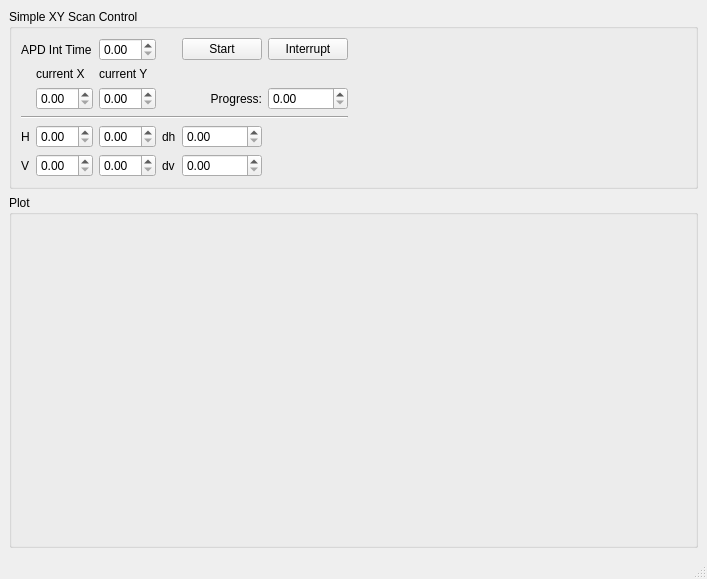
<?xml version="1.0" encoding="UTF-8"?>
<ui version="4.0">
 <class>SimpleXYScanWindow</class>
 <widget class="QMainWindow" name="SimpleXYScanWindow">
  <property name="geometry">
   <rect>
    <x>0</x>
    <y>0</y>
    <width>707</width>
    <height>579</height>
   </rect>
  </property>
  <property name="acceptDrops">
   <bool>false</bool>
  </property>
  <property name="windowTitle">
   <string>Simple XY Scan</string>
  </property>
  <widget class="QWidget" name="centralwidget">
   <layout class="QVBoxLayout" name="verticalLayout" stretch="0,1">
    <item>
     <widget class="QGroupBox" name="control_groupBox">
      <property name="title">
       <string>Simple XY Scan Control</string>
      </property>
      <layout class="QGridLayout" name="gridLayout" columnstretch="0,0,0,0,0,0,1">
       <item row="4" column="3">
        <widget class="QLabel" name="dv_label">
         <property name="text">
          <string>dh</string>
         </property>
        </widget>
       </item>
       <item row="4" column="2">
        <widget class="QDoubleSpinBox" name="h1_doubleSpinBox"/>
       </item>
       <item row="0" column="2">
        <widget class="QDoubleSpinBox" name="int_time_doubleSpinBox"/>
       </item>
       <item row="2" column="2">
        <widget class="QDoubleSpinBox" name="y_doubleSpinBox"/>
       </item>
       <item row="0" column="5">
        <widget class="QPushButton" name="interrupt_pushButton">
         <property name="text">
          <string>Interrupt</string>
         </property>
        </widget>
       </item>
       <item row="1" column="2">
        <widget class="QLabel" name="y_label">
         <property name="text">
          <string>current Y</string>
         </property>
        </widget>
       </item>
       <item row="5" column="2">
        <widget class="QDoubleSpinBox" name="v1_doubleSpinBox"/>
       </item>
       <item row="5" column="1">
        <widget class="QDoubleSpinBox" name="v0_doubleSpinBox"/>
       </item>
       <item row="4" column="1">
        <widget class="QDoubleSpinBox" name="h0_doubleSpinBox"/>
       </item>
       <item row="0" column="4">
        <widget class="QPushButton" name="start_pushButton">
         <property name="text">
          <string>Start</string>
         </property>
        </widget>
       </item>
       <item row="3" column="0" colspan="6">
        <widget class="Line" name="line">
         <property name="orientation">
          <enum>Qt::Horizontal</enum>
         </property>
        </widget>
       </item>
       <item row="2" column="1">
        <widget class="QDoubleSpinBox" name="x_doubleSpinBox"/>
       </item>
       <item row="2" column="5">
        <widget class="QDoubleSpinBox" name="progress_doubleSpinBox"/>
       </item>
       <item row="4" column="0">
        <widget class="QLabel" name="h_label">
         <property name="text">
          <string>H</string>
         </property>
        </widget>
       </item>
       <item row="5" column="0">
        <widget class="QLabel" name="v_label_2">
         <property name="text">
          <string>V</string>
         </property>
        </widget>
       </item>
       <item row="4" column="4">
        <widget class="QDoubleSpinBox" name="dh_doubleSpinBox"/>
       </item>
       <item row="1" column="1">
        <widget class="QLabel" name="x_label">
         <property name="text">
          <string>current X</string>
         </property>
        </widget>
       </item>
       <item row="5" column="4">
        <widget class="QDoubleSpinBox" name="dv_doubleSpinBox"/>
       </item>
       <item row="0" column="0" colspan="2">
        <widget class="QLabel" name="int_time_label">
         <property name="text">
          <string>APD Int Time</string>
         </property>
        </widget>
       </item>
       <item row="5" column="3">
        <widget class="QLabel" name="dv_label_2">
         <property name="text">
          <string>dv</string>
         </property>
        </widget>
       </item>
       <item row="2" column="4">
        <widget class="QLabel" name="progres_label">
         <property name="text">
          <string>Progress:</string>
         </property>
         <property name="alignment">
          <set>Qt::AlignRight|Qt::AlignTrailing|Qt::AlignVCenter</set>
         </property>
        </widget>
       </item>
       <item row="2" column="6">
        <widget class="QLabel" name="label">
         <property name="sizePolicy">
          <sizepolicy hsizetype="Expanding" vsizetype="Preferred">
           <horstretch>0</horstretch>
           <verstretch>0</verstretch>
          </sizepolicy>
         </property>
         <property name="text">
          <string/>
         </property>
        </widget>
       </item>
      </layout>
     </widget>
    </item>
    <item>
     <widget class="QGroupBox" name="plot_groupBox">
      <property name="title">
       <string>Plot</string>
      </property>
      <layout class="QVBoxLayout" name="verticalLayout_2"/>
     </widget>
    </item>
   </layout>
  </widget>
  <widget class="QMenuBar" name="menubar">
   <property name="geometry">
    <rect>
     <x>0</x>
     <y>0</y>
     <width>707</width>
     <height>22</height>
    </rect>
   </property>
  </widget>
  <widget class="QStatusBar" name="statusbar"/>
 </widget>
 <resources/>
 <connections/>
</ui>
